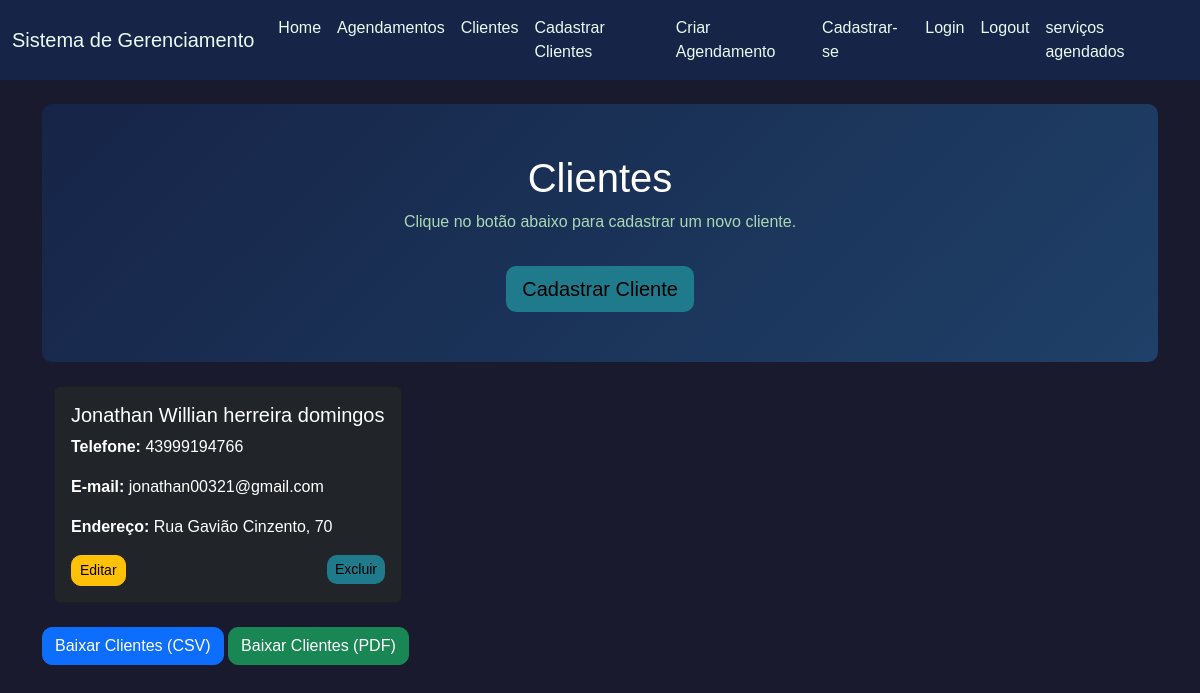
The app's page /clientes (signed in), older data.
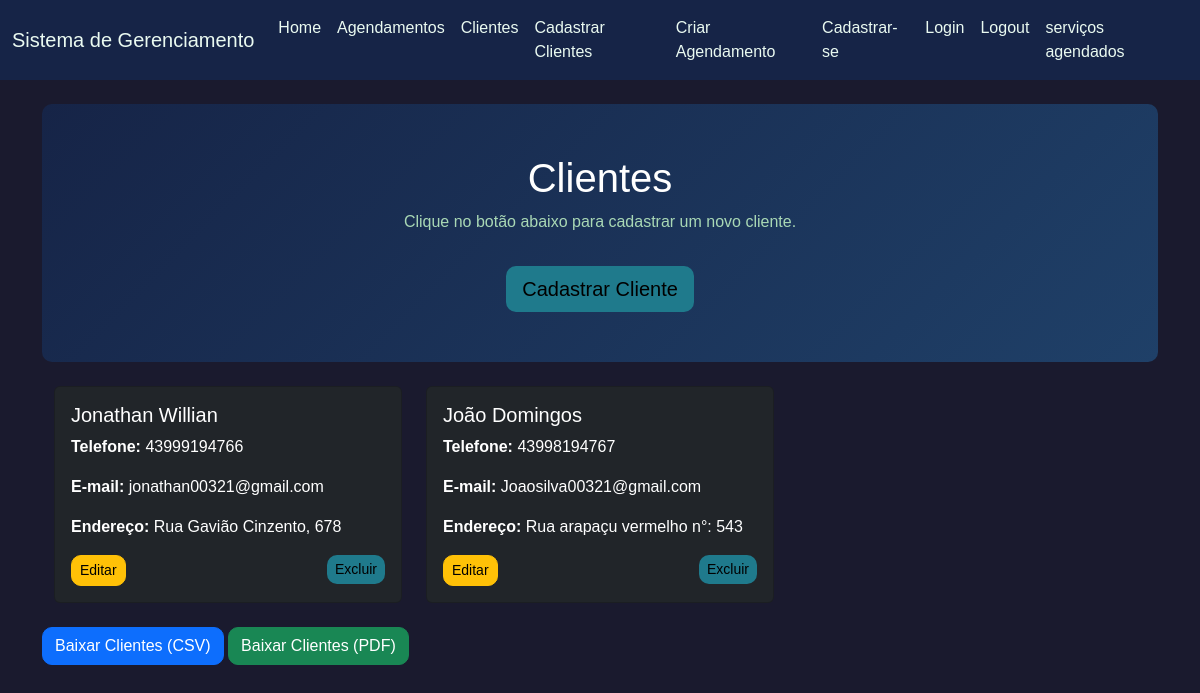
The same page, newer data.
### app.py (models this page shows)
class Cliente(db.Model):
    id = db.Column(db.Integer, primary_key=True)
    nome = db.Column(db.String(length=50), nullable=False, unique=True)
    telefone = db.Column(db.String(length=11), nullable=False, unique=True)
    email = db.Column(db.String(length=30), nullable=False, unique=True)
    endereco = db.Column(db.String(length=50))
    user_id = db.Column(db.Integer, db.ForeignKey('usu.id'), nullable=False)  # Adiciona a referência
    user = db.relationship('Usu', backref=db.backref('clientes', lazy=True))

### app.py (the view)
@app.route("/clientes")
@login_required
def clientes_page():
    cliente = Cliente.query.filter_by(user_id=current_user.id).all()
    return render_template("Clientes.html",cliente=cliente)

### app.py (called while the page is built)
@login_manager.user_loader
def load_user(user_id):
    return Usu.query.get(int(user_id))

### templates/Clientes.html (shortened to what this page needs)
{% extends "base.html" %}
{% block contexto %}
<div class="hero">
  <h1 style="color: white;">Clientes</h1>
  <p>Clique no botão abaixo para cadastrar um novo cliente.</p>
  <a href="{{ url_for('cadastro_cliente') }}" class="btn btn-info btn-lg mt-3">Cadastrar Cliente</a>
</div>
<div class="container mt-4">
  <div class="row">
    {% for cliente in cliente %}
    <div class="col-md-4 mb-4">
      <div class="card text-white bg-dark">
        <div class="card-body">
          <h5 class="card-title">{{ cliente.nome }}</h5>
          <p class="card-text"><strong>Telefone:</strong> {{ cliente.telefone }}</p>
          <p class="card-text"><strong>E-mail:</strong> {{ cliente.email }}</p>
          <p class="card-text"><strong>Endereço:</strong> {{ cliente.endereco }}</p>
          <div class="d-flex justify-content-between">
            <a href="{{ url_for('update_Cliente', id=cliente.id) }}" class="btn btn-warning btn-sm">Editar</a>
            <form action="{{ url_for('delete_cliente', id_cliente=cliente.id) }}" method="POST" style="display:inline;">
              <button type="submit" class="btn btn-info btn-sm" onclick="return confirm('Tem certeza que deseja excluir este cliente?')">Excluir</button>
            </form>
          </div>
        </div>
      </div>
    </div>
    {% endfor %}
  </div>
</div>
 <a href="{{ url_for('download_csv', modelo='clientes') }}" class="btn btn-primary">Baixar Clientes (CSV)</a>
<a href="{{ url_for('download_pdf', modelo='clientes') }}" class="btn btn-success">Baixar Clientes (PDF)</a>
{% endblock %}

Row changes from the older to the newer data that the page shows:
changed Cliente "jonathan00321@gmail.com": nome "Jonathan Willian herreira domingos" → "Jonathan Willian"; endereco "Rua Gavião Cinzento, 70" → "Rua Gavião Cinzento, 678"
now on this page (row edited): Cliente: nome "João Domingos", telefone "43998194767", email "Joaosilva00321@gmail.com", endereco "Rua arapaçu vermelho n°: 543"
